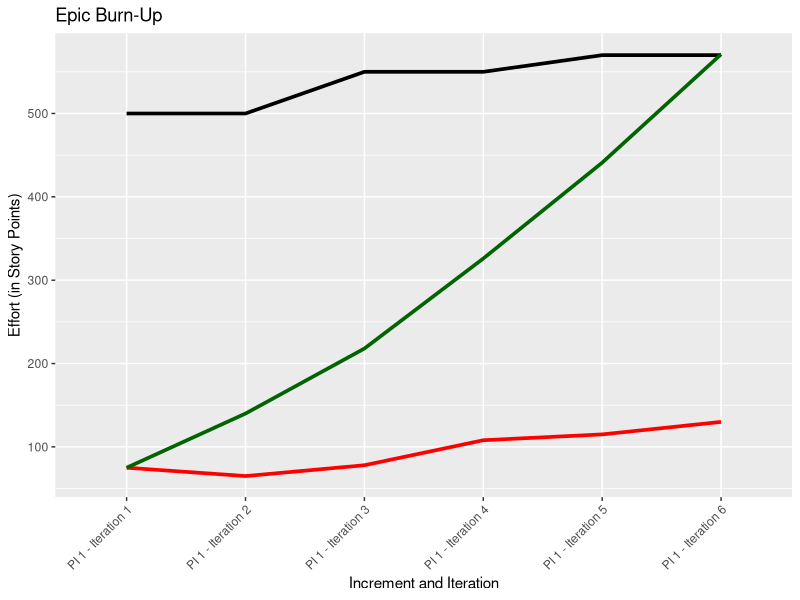
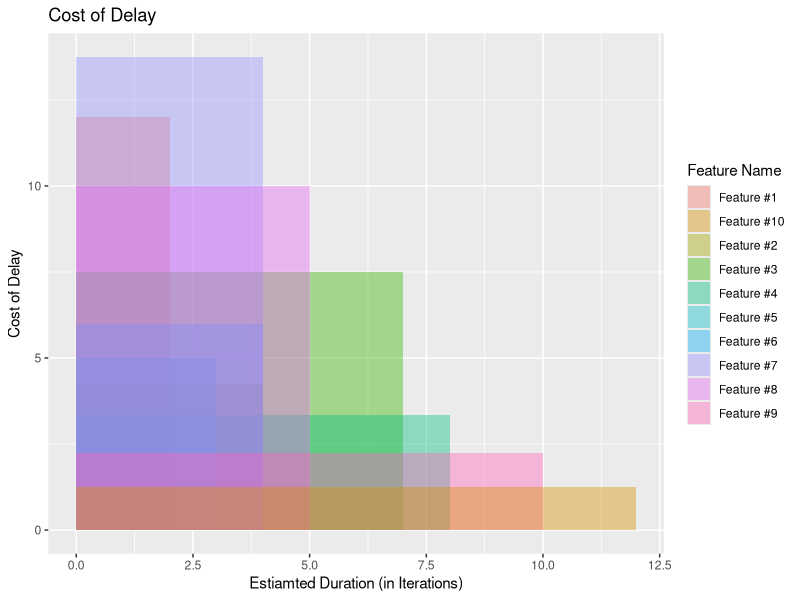
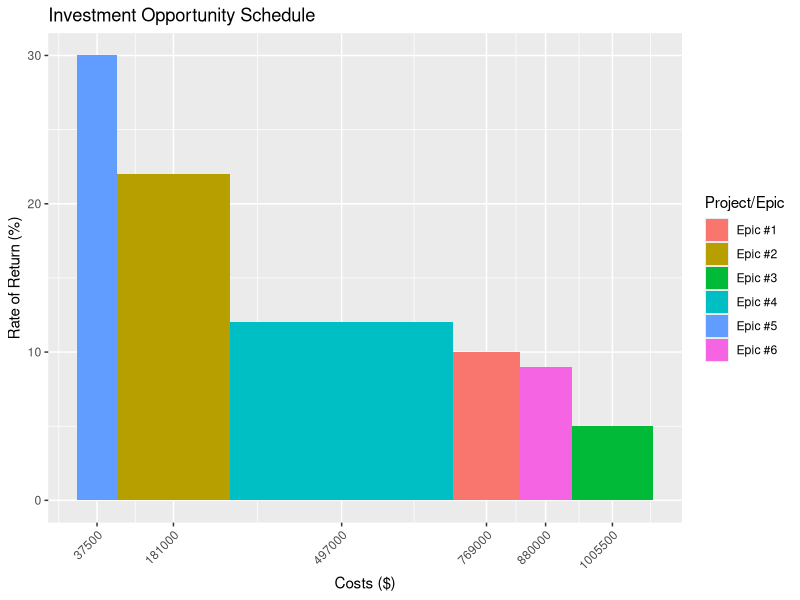
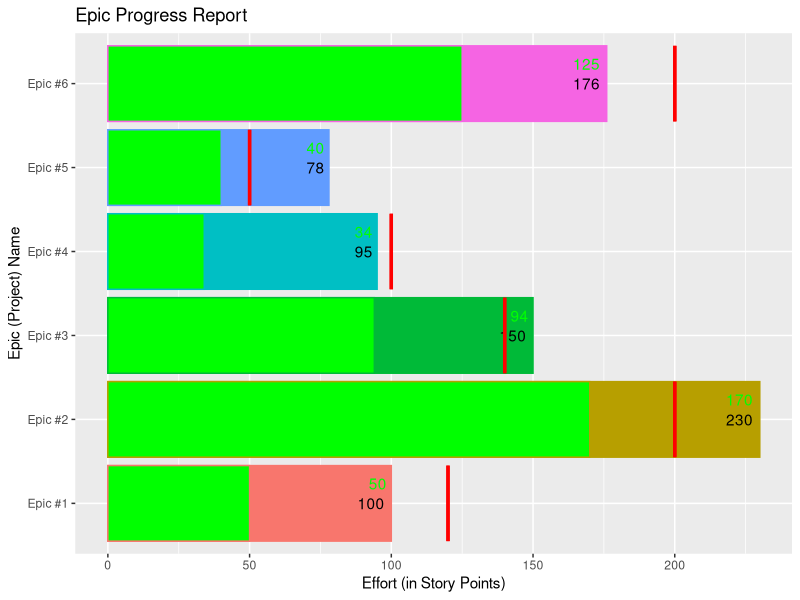
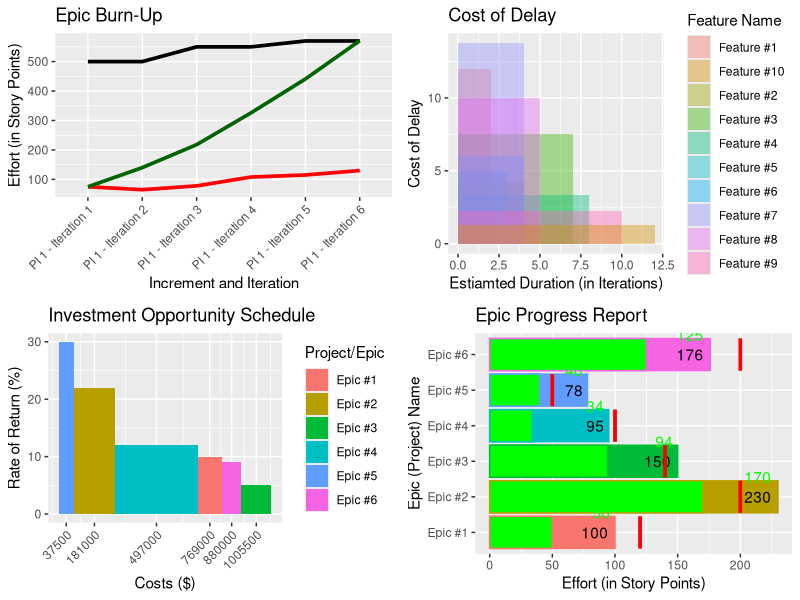

Here is the R script that generated these plots, in order:
## ---- chunk 1
#Functions to produce visuals aiding in Portfolio Project Selection and Justification
install.packages("ggplot2")
install.packages("gridExtra")
library(ggplot2)
library(gridExtra)

#Epic Burn-Up Chart Visual
generateEpicBurnUp <- function(iterationName, initialEstimate, actualStoryPoints, cumulativeStoryPoints) {

    df <- data.frame(iterationName, initialEstimate, actualStoryPoints, cumulativeStoryPoints)

    ggplot(df, aes(x = iterationName, y = initialEstimate, group = 1)) +
      geom_line(aes(y = initialEstimate), lwd = 1.25) +
      ggtitle("Epic Burn-Up") +
      xlab("Increment and Iteration") +
      ylab("Effort (in Story Points)") +
      geom_line(aes(y = actualStoryPoints), col = "red", lwd = 1.25) +
      geom_line(aes(y = cumulativeStoryPoints), col = "darkgreen", lwd = 1.25) +
      theme(axis.text.x = element_text(angle = 45, hjust = 1))
}

#Weight Shortest Job First (WSJF) Visual
generateWsjf <- function(featureName, duration, cod) {

    weight <- cod / duration
    df <- data.frame(featureName, duration, cod, weight)
    df$loc <- df$duration / 2

    ggplot(df, aes(x = loc, y = cod, width = duration)) +
      geom_bar(aes(fill = featureName), stat = "identity", position = "identity", alpha = .4) +
      ggtitle("Cost of Delay") +
      guides(fill = guide_legend(title = "Feature Name")) +
      xlab("Estiamted Duration (in Iterations)") +
      ylab("Cost of Delay")
}

#Investment Opportunity Schedule (IOS)
generateIos <- function(projectName, projectReturnRate, projectCost) {

    projectReturnRate <- projectReturnRate * 100
    df <- data.frame(projectName, projectReturnRate, projectCost)
    df <- df[with(df, order(-projectReturnRate)),]
    df$loc <- cumsum(df$projectCost) - df$projectCost / 2

    ggplot(df, aes(x = loc, y = projectReturnRate, width = projectCost)) +
      geom_bar(aes(fill = projectName), stat = "identity") +
      scale_x_continuous(breaks = df$loc) +
      ggtitle("Investment Opportunity Schedule") +
      xlab("Costs ($)") +
      ylab("Rate of Return (%)") +
      guides(fill = guide_legend(title = "Project/Epic")) +
      theme(axis.text.x = element_text(angle = 45, hjust = 1))
}

#Epic Progress Bars
generateEpicProgress <- function(epicNames, startDates, targetDates, totalFeaturePoints, completedFeaturePoints, initialEstimates) {

    df <- data.frame(epicNames, startDates, targetDates, totalFeaturePoints, completedFeaturePoints, initialEstimates)
    df$percentComplete <- completedFeaturePoints / totalFeaturePoints
    df$remainingPoints <- totalFeaturePoints - completedFeaturePoints

    ggplot(df, aes(x = epicNames, y = totalFeaturePoints, color = epicNames)) +
      geom_bar(aes(y = totalFeaturePoints, fill = epicNames), stat = "identity") +
      geom_text(aes(label = totalFeaturePoints), col = "black", hjust = 1.25) +
      geom_bar(aes(y = completedFeaturePoints), fill = "green", stat = "identity") +
      geom_text(aes(label = completedFeaturePoints), col = "green", hjust = 1.25, vjust = -1.15) +
      geom_errorbar(aes(ymin = initialEstimates, ymax = initialEstimates), col = "red", lwd = 1.15) +
      coord_flip() +
      ggtitle("Epic Progress Report") +
      xlab("Epic (Project) Name") +
      ylab("Effort (in Story Points)") +
      theme(legend.position = "none")
}
## ---- chunk 2
#Epic Burn-Up Chart Visual Example
iterationName <- c("PI 1 - Iteration 1", "PI 1 - Iteration 2", "PI 1 - Iteration 3", "PI 1 - Iteration 4", "PI 1 - Iteration 5", "PI 1 - Iteration 6")
initialEstimate <- c(500, 500, 550, 550, 570, 570)
actualStoryPoints <- c(75, 65, 78, 108, 115, 130)
cumulativeStoryPoints <- cumsum(actualStoryPoints)
generateEpicBurnUp(iterationName, initialEstimate, actualStoryPoints, cumulativeStoryPoints)
## ---- chunk 3
#WSJF Visual Example
featureName <- c("Feature #1", "Feature #2", "Feature #3", "Feature #4", "Feature #5", "Feature #6", "Feature #7", "Feature #8", "Feature #9", "Feature #10")
duration <- c(2, 4, 7, 8, 3, 4, 4, 5, 10, 12)
cod <- c(12.0, 4.25, 7.5, 3.333, 5.0, 6.0, 13.75, 10.0, 2.25, 1.25)
generateWsjf(featureName, duration, cod)
## ---- chunk 4
#IOS Visual Example
projectName <- c("Epic #1", "Epic #2", "Epic #3", "Epic #4", "Epic #5", "Epic #6")
projectReturnRate <- c(.10, .22, .05, .12, .30, .09)
projectCost <- c(124000, 212000, 153000, 420000, 75000, 98000)
generateIos(projectName, projectReturnRate, projectCost)
## ---- chunk 5
#Epic Progres Bars Visual Example
epicNames <- c("Epic #1", "Epic #2", "Epic #3", "Epic #4", "Epic #5", "Epic #6")
totalFeaturePoints <- c(100, 230, 150, 95, 78, 176)
completedFeaturePoints <- c(50, 170, 94, 34, 40, 125)
initialEstimates <- c(120, 200, 140, 100, 50, 200)
startDates <- c("2018-02-22", "2018-02-22", "2018-04-22", "2018-06-22", "2018-08-22", "2018-09-22")
targetDates <- c("2018-03-22", "2018-05-22", "2018-07-22", "2018-09-22", "2018-11-22", "2018-12-22")
generateEpicProgress(epicNames, startDates, targetDates, totalFeaturePoints, completedFeaturePoints, initialEstimates)
## ---- chunk 6
#install.packages("gridExtra")
plot1 <- generateEpicBurnUp(iterationName, initialEstimate, actualStoryPoints, cumulativeStoryPoints)
plot2 <- generateWsjf(featureName, duration, cod)
plot3 <- generateIos(projectName, projectReturnRate, projectCost)
plot4 <- generateEpicProgress(epicNames, startDates, targetDates, totalFeaturePoints, completedFeaturePoints, initialEstimates)
grid.arrange(plot1, plot2, plot3, plot4, ncol = 2)
